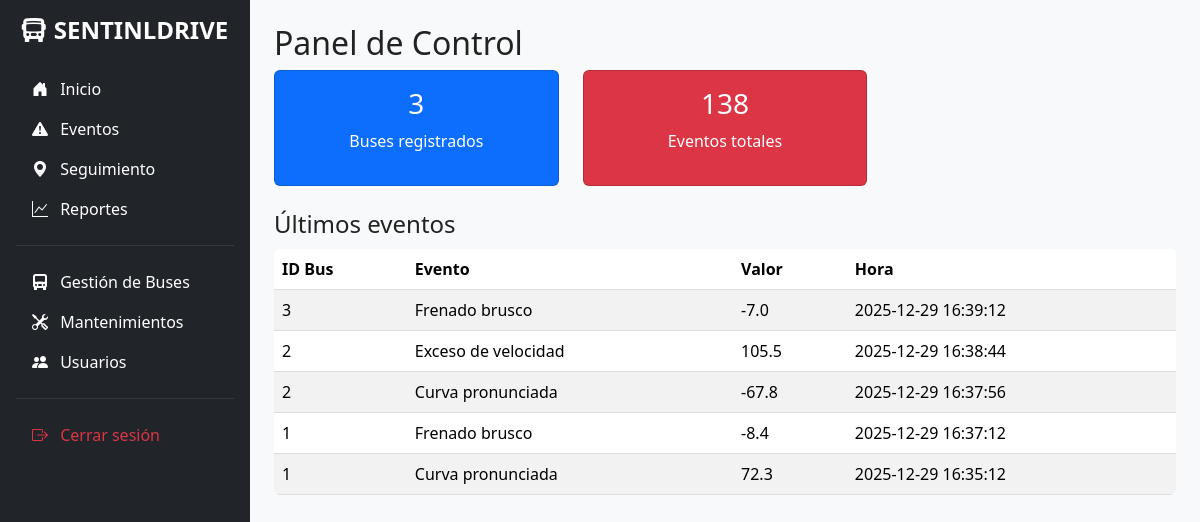
Page /dashboard (signed in) on the earlier database version.
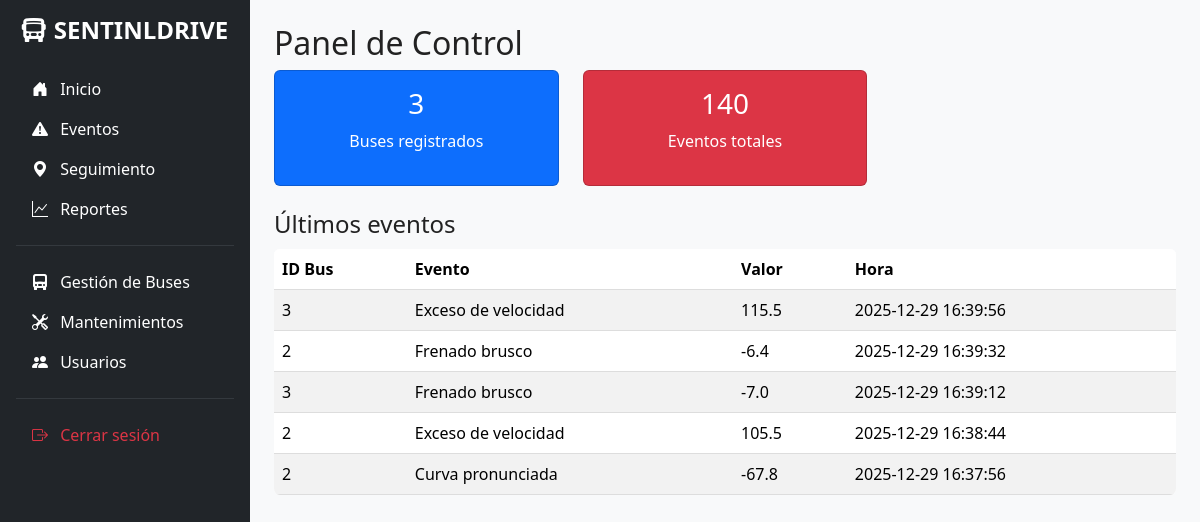
Same page on the later database version.
### app/models/event.py (models this page shows)
class Event(db.Model):
    __tablename__ = 'event'
    id = db.Column(db.Integer, primary_key=True)
    bus_id = db.Column(db.Integer, db.ForeignKey('bus.id'), nullable=False)
    type = db.Column(db.String(50), nullable=False)
    value = db.Column(db.Float)
    timestamp = db.Column(db.DateTime, default=datetime.utcnow, nullable=False)

### app/routes/dashboard.py (the view)
@dashboard_bp.route("/dashboard")
@login_required
def dashboard():
    total_buses = Bus.query.count()
    total_events = Event.query.count()
    last_events = Event.query.order_by(Event.timestamp.desc()).limit(5).all()
    return render_template("dashboard.html",
                          total_buses=total_buses,
                          total_events=total_events,
                          last_events=last_events)

### app/templates/dashboard.html (shortened to what this page needs)
{% extends "base.html" %}
{% block content %}
<h2>Panel de Control</h2>
<div class="row text-center mb-4">
    <div class="col-md-4">
        <div class="card bg-primary text-white">
            <div class="card-body">
                <h3>{{ total_buses }}</h3>
                <p>Buses registrados</p>
            </div>
        </div>
    </div>
    <div class="col-md-4">
        <div class="card bg-danger text-white">
            <div class="card-body">
                <h3>{{ total_events }}</h3>
                <p>Eventos totales</p>
            </div>
        </div>
    </div>
</div>
<h4>Últimos eventos</h4>
<table class="table table-striped">
    <thead>
        <tr><th>ID Bus</th><th>Evento</th><th>Valor</th><th>Hora</th></tr>
    </thead>
    <tbody>
        {% for e in last_events %}
        <tr>
            <td>{{ e.bus_id }}</td>
            <td>{{ e.type }}</td>
            <td>{{ e.value }}</td>
            <td>{{ e.timestamp.strftime('%Y-%m-%d %H:%M:%S') }}</td>
        </tr>
        {% endfor %}
    </tbody>
</table>
{% endblock %}

Differences in the rows shown:
no longer on this page (row unchanged): Event: bus_id "1", type "Frenado brusco", value "-8.4", timestamp "2025-12-29 16:37:12"
no longer on this page (row unchanged): Event: bus_id "1", type "Curva pronunciada", value "72.3", timestamp "2025-12-29 16:35:12"
added Event: bus_id "3", type "Exceso de velocidad", value "115.5", timestamp "2025-12-29 16:39:56"
added Event: bus_id "2", type "Frenado brusco", value "-6.4", timestamp "2025-12-29 16:39:32"
Other differences:
{{ total_events }}: "138" → "140"
